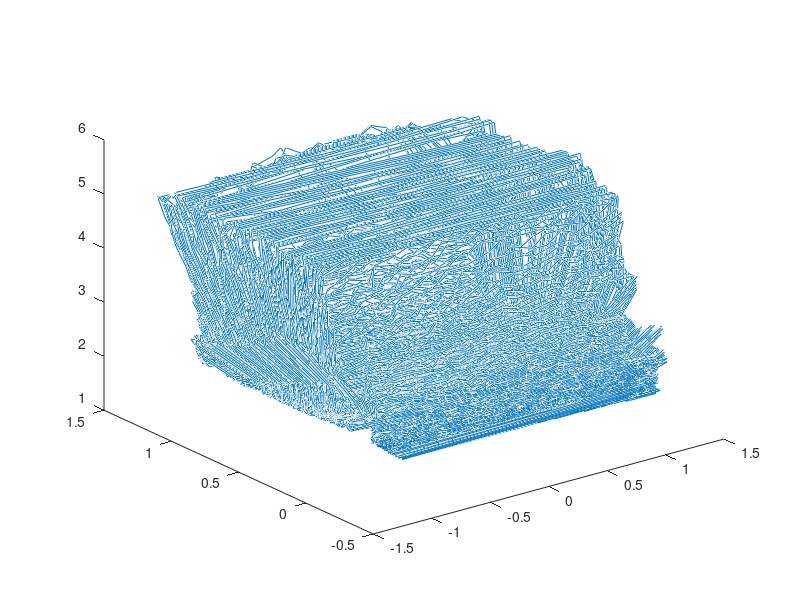

Recreate this plot in MATLAB. (Note: this script raises an error after producing the figure.)
clear
clc

%% Code for part E
clutter_hallway_data = load('cluttered_hallway.txt');
xMin = min(clutter_hallway_data(:,1));
xMax = max(clutter_hallway_data(:,1));
yMin = min(clutter_hallway_data(:,2));
yMax = max(clutter_hallway_data(:,1));

plot3(clutter_hallway_data(:,1), clutter_hallway_data(:,2), clutter_hallway_data(:,3))
hold on

coeffPlane1 = ransac(clutter_hallway_data, 1000, 0.0029, 0);
planeIndices = checkPointInPlane(coeffPlane1,0.01, clutter_hallway_data);
roughness = var(planeIndices)/numel(planeIndices)
clutter_hallway_data(planeIndices,:) = [];

coeffPlane2 = ransac(clutter_hallway_data, 1000, 0.0029, 0)
planeIndices = checkPointInPlane(coeffPlane2,0.01, clutter_hallway_data);
roughness = var(planeIndices)/numel(planeIndices)
clutter_hallway_data(planeIndices,:) = [];

mean_clutter_points = mean(clutter_hallway_data);
clutter_points_x = clutter_hallway_data(:,1);
side_1_indices = find(clutter_points_x > mean_clutter_points(1));
side_2_indices = find(clutter_points_x <= mean_clutter_points(1));
clutter_side_1 = clutter_hallway_data(side_1_indices,:);
clutter_side_2 = clutter_hallway_data(side_2_indices,:);
coeffPlane4 = zeros(size(clutter_side_2));
for i=1:1:size(clutter_side_2,1)
    planarIndices = knnsearch(clutter_side_2, clutter_side_2(i,:), 'K',4);
    planarIndices = planarIndices(2:end);
    planarPoints = clutter_side_2(planarIndices,:)';
    vecInPlane1 = planarPoints(3,:) - planarPoints(1,:);
    vecInPlane2 = planarPoints(2,:) - planarPoints(1,:);
    vectorNormal = cross(vecInPlane1, vecInPlane2);
    bias = sum(vectorNormal*planarPoints(:,3));
    cTerm = vectorNormal(3);
    if (cTerm ~= 0)
        coeffPlane4(i,1) = -1*vectorNormal(1)/cTerm;
        coeffPlane4(i,2) = -1*vectorNormal(2)/cTerm;
        coeffPlane4(i,3) = 1*bias/cTerm;
    end
end
coeffPlane3 = ransac(clutter_side_1, 1000, 0.0029, 0)
planeIndices = checkPointInPlane(coeffPlane3,0.01, clutter_side_1);
roughness = var(planeIndices)/numel(planeIndices)
coeffPlane4 = mode(coeffPlane4)
planeIndices = checkPointInPlane(coeffPlane4,0.01, clutter_side_2);
roughness = var(planeIndices)/numel(planeIndices)

[x1,y1] = meshgrid(xMin:0.01:xMax, yMin:0.01:yMax);
z1 = coeffPlane1(1)*x1 + coeffPlane1(2)*y1 + coeffPlane1(3);
z2 = coeffPlane2(1)*x1 + coeffPlane2(2)*y1 + coeffPlane2(3);
z3 = coeffPlane3(1)*x1 + coeffPlane3(2)*y1 + coeffPlane3(3);
z4 = coeffPlane4(1)*x1 + coeffPlane4(2)*y1 + coeffPlane4(3);
%z5 = coeffPlane5(1)*x1 + coeffPlane5(2)*y1 + coeffPlane5(3);
surf (x1,y1,z1)
surf (x1,y1,z2)
surf (x1,y1,z3)
surf (x1,y1,z4)
hold off

function[pointIndices] = checkPointInPlane(coeffs, tol, dataPoints)
    c1 = coeffs(1);
    c2 = coeffs(2);
    c3 = -1;
    c4 = coeffs(3);
    dist = 0;
    pointIndices = [];
    x = dataPoints(:,1);
    y = dataPoints(:,2);
    z = dataPoints(:,3);
    for i=1:1:size(dataPoints,1)
        distPoint = abs(c1*x(i) + c2*y(i) + c3*z(i) + c4);
        norm = c1*c1 + c2*c2 + c3*c3;
        distNorm = distPoint / sqrt(norm);
        dist = distNorm;
        if (dist < tol)
            pointIndices = [pointIndices, i];
        end
    end
    pointIndices;
end

function[finalCoeff] = ransac(dataPoints, iter, tolerance, inliers)
    num_examples = size(dataPoints, 1);
    for i=1:1:iter
        randCombination = randperm(num_examples);
        ransacInputIndex = randCombination(1:3);
        x = dataPoints(ransacInputIndex,1);
        y = dataPoints(ransacInputIndex,2);
        z = dataPoints(ransacInputIndex,3);
        A = [x,y,ones(size(z))];
        coeff = A\z;
        xEval = dataPoints(randCombination(4:end),1);
        yEval = dataPoints(randCombination(4:end),2);
        zEval = dataPoints(randCombination(4:end),3);
        AEval = [xEval, yEval, ones(size(zEval))];
        c1 = coeff(1);
        c2 = coeff(2);
        c3 = -1;
        c4 = coeff(3);
        count = 0;
        for j=1:1:size(AEval,1)
            distPoint = abs(c1*xEval(j) + c2*yEval(j) + c3*zEval(j) + c4);
            norm = c1*c1 + c2*c2 + c3*c3;
            dist = distPoint / sqrt(norm);
            if (dist < tolerance) 
                count = count + 1;
            end
        end
        count;
        if (count > inliers)
            finalCoeff = coeff;
            inliers = count;
        end
    end
end

function[finalCoeff] = smoothRansac(dataPoints, iter, tolerance, inliers)
    num_examples = size(dataPoints, 1);
    for i=1:1:iter
        randCombination = randperm(num_examples);
        ransacInputIndex = randCombination(1:360);
        x = mean(dataPoints(ransacInputIndex(1:120),1));
        y = mean(dataPoints(ransacInputIndex(121:240),2));
        z = mean(dataPoints(ransacInputIndex(241:360),3));
        A = [x,y,ones(size(z))];
        coeff = A\z;
        xEval = dataPoints(randCombination(361:end),1);
        yEval = dataPoints(randCombination(361:end),2);
        zEval = dataPoints(randCombination(361:end),3);
        AEval = [xEval, yEval, ones(size(zEval))];
        c1 = coeff(1);
        c2 = coeff(2);
        c3 = -1;
        c4 = coeff(3);
        count = 0;
        for j=1:1:size(AEval,1)
            distPoint = abs(c1*xEval(j) + c2*yEval(j) + c3*zEval(j) + c4);
            norm = c1*c1 + c2*c2 + c3*c3;
            dist = distPoint / sqrt(norm);
            if (dist < tolerance) 
                count = count + 1;
            end
        end
        count;
        if (count > inliers)
            finalCoeff = coeff;
            inliers = count;
        end
    end
end